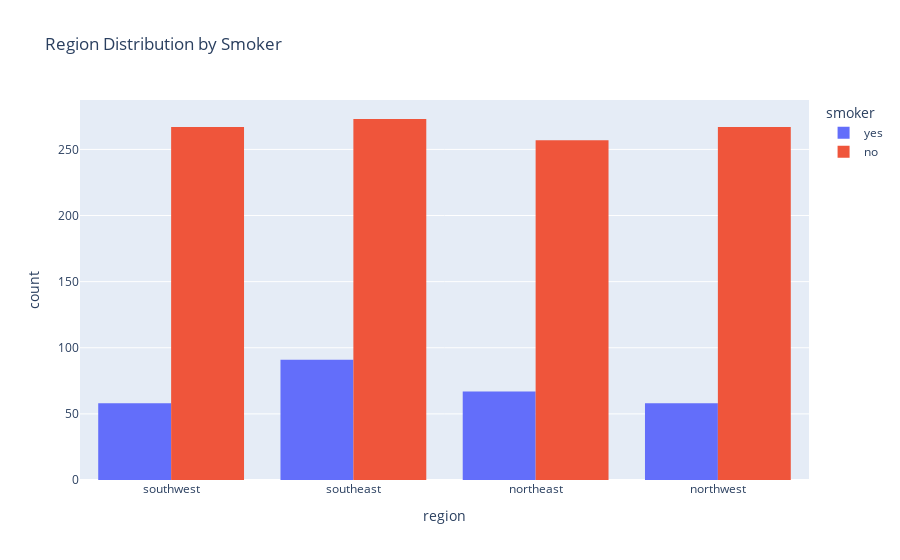

The code cell stored with this chart in its notebook:
### Code cell
#region distribution by smoker 
fig = px.histogram(df, x='region', color='smoker', title='Region Distribution by Smoker', barmode='group')
fig.show()

### Figure 1 — Plotly figure (JSON) as saved in the notebook; plotly's stock layout.template omitted (floating-point values rounded to 4 significant figures; data arrays with more than 128 entries replaced by an {"elided": "..."} marker saying what was removed)
{"data": [{"alignmentgroup": "True", "bingroup": "x", "hovertemplate": "smoker=yes<br>region=%{x}<br>count=%{y}<extra></extra>", "legendgroup": "yes", "marker": {"color": "#636efa", "pattern": {"shape": ""}}, "name": "yes", "offsetgroup": "yes", "orientation": "v", "showlegend": true, "type": "histogram", "x": {"elided": "274 str values"}, "xaxis": "x", "yaxis": "y"}, {"alignmentgroup": "True", "bingroup": "x", "hovertemplate": "smoker=no<br>region=%{x}<br>count=%{y}<extra></extra>", "legendgroup": "no", "marker": {"color": "#EF553B", "pattern": {"shape": ""}}, "name": "no", "offsetgroup": "no", "orientation": "v", "showlegend": true, "type": "histogram", "x": {"elided": "1064 str values"}, "xaxis": "x", "yaxis": "y"}], "layout": {"barmode": "group", "legend": {"title": {"text": "smoker"}, "tracegroupgap": 0}, "title": {"text": "Region Distribution by Smoker"}, "xaxis": {"anchor": "y", "domain": [0, 1], "title": {"text": "region"}}, "yaxis": {"anchor": "x", "domain": [0, 1], "title": {"text": "count"}}}}
